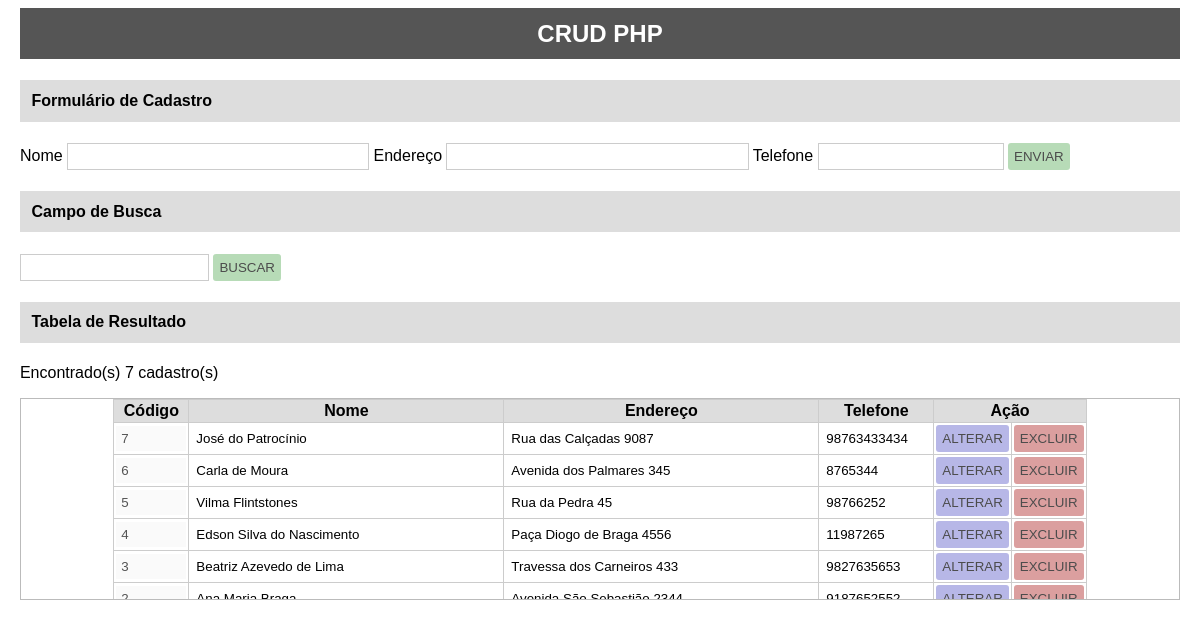
The page / on the database its author committed.
### tables this page shows
CREATE TABLE `cliente` (
  `codigo` int(11) NOT NULL,
  `nome` varchar(50) NOT NULL,
  `endereco` varchar(100) NOT NULL,
  `telefone` varchar(20) NOT NULL
);

### index.php (the view, shortened to what this page needs)
<?php include 'connx.php';?>
<!DOCTYPE html>
<html lang="pt-br">
<head>
    <link rel="stylesheet" type="text/css" href="style.css" />
</head>
<body>
    <h2>CRUD PHP</h2>
    <h4>Formulário de Cadastro</h4>
    <form action="cadastrar.php" method="post">
        Nome <input style="width:25%" type="text" name="nome">
        Endereço <input  style="width:25%" type="text" name="endereco">
        Telefone <input  type="text" style="width:15%" maxlength="14"  name="telefone">
        <input class="but but-buscar" type="submit" value="Enviar">
    </form>
    <h4 class="campo-busca">Campo de Busca</h4>
    <form class="campo-busca" action="index.php" method="post" name="busca_registro">
        <input type="text" name="busca" value="">
        <input class="but but-buscar"  type="submit" value="Buscar">
    </form>
    <h4>Tabela de Resultado</h4>
    <?php
        if(empty($_POST['busca'])){
            $buscar = "SELECT codigo, nome, endereco, telefone FROM cliente ORDER BY codigo DESC";
            $query = mysqli_query($connx, $buscar);
        };
        $total = mysqli_num_rows($query);
        if( $total <> 0){ echo "Encontrado(s) ".$total." cadastro(s)";
    ?>
    <p>
        <div class="tabela">
            <table border="1" style="border-collapse: collapse ; border-color:#ccc" cellpadding="2" cellspacing="0">
                <tr>
                    <th>Código</th>
                    <th>Nome</th>
                    <th>Endereço</th>
                    <th>Telefone</th>
                    <th colspan= 2>Ação</th>
                </tr>
                <?php
                while($cadastro = mysqli_fetch_array($query)) {
                    $codigo_busca = $cadastro['codigo'];
                    $nome_busca = $cadastro['nome'];
                    $endereco_busca = $cadastro['endereco'];
                    $telefone_busca = $cadastro['telefone'];
                ?>
                    <tr>
                        <form action="alterar.php" method="post">
                            <td><input style="width:60px;border:none" type="text" disabled value="<?php echo $codigo_busca; ?>"></td>
                            <td><input  style="width:300px;border:none" type="text" name="nome" value="<?php echo $nome_busca; ?>"></td>
                            <td><input style="width:300px;border:none" type="text" name="endereco" value="<?php echo $endereco_busca; ?>"></td>
                            <td><input style="width:100px;border:none" maxlength="14" type="text" name="telefone" value="<?php echo $telefone_busca; ?>"></td>
                            <td><input type="submit" class="but but-alterar" value="Alterar" onclick="return confirm('Confirme a alteração?');"></td>
                        </form>
                        <td>
                            <form action="excluir.php" method="post">
                                <input type="submit" class="but but-excluir" value="Excluir" onclick="return confirm('Confirme a  exclusão?');">
                            </form>
                        </td>
                    </tr>
                <?php }; ?>
            </table>
        </div>
    <?php
        }else{
            echo "Nada encontrado.";
        };
    ?>
</body>
</html>

### style.css (style rules this page uses)
html, body { font-family: Helvetica, Arial, sans-serif;padding: 0 0.5%; }
h2 { text-align: center; background-color: #555; color:#fff ; padding:1%; margin: 0 ; }
h4 { background-color: #ddd;padding:1%; }
th { background-color: #ddd; }
table { margin: 0 auto; }
input[type='text'] { outline: none; border: 1px solid #ccc; padding: 5px; }
.tabela { position:relative; overflow: auto; height:200px; border:solid 1px #bbb; }
.but-alterar { background-color:#99d; }
.but-excluir { background-color: #c77; }
.but-buscar { background-color: #9c9; }
.but { cursor:pointer; text-transform: uppercase; border: none ; padding: 6px; opacity: 0.7; border-radius: 3px; -webkit-transition: 0.2s; }

### rows shown on the page
cliente: codigo "7", nome "José do Patrocínio", endereco "Rua das Calçadas 9087", telefone "98763433434"
cliente: codigo "6", nome "Carla de Moura", endereco "Avenida dos Palmares 345", telefone "8765344"
cliente: codigo "5", nome "Vilma Flintstones", endereco "Rua da Pedra 45", telefone "98766252"
cliente: codigo "4", nome "Edson Silva do Nascimento", endereco "Paça Diogo de Braga 4556", telefone "11987265"
cliente: codigo "3", nome "Beatriz Azevedo de Lima", endereco "Travessa dos Carneiros 433", telefone "9827635653"
cliente: codigo "2", nome "Ana Maria Braga", endereco "Avenida São Sebastião 2344", telefone "9187652552"

### other values the page prints
$total "7"
